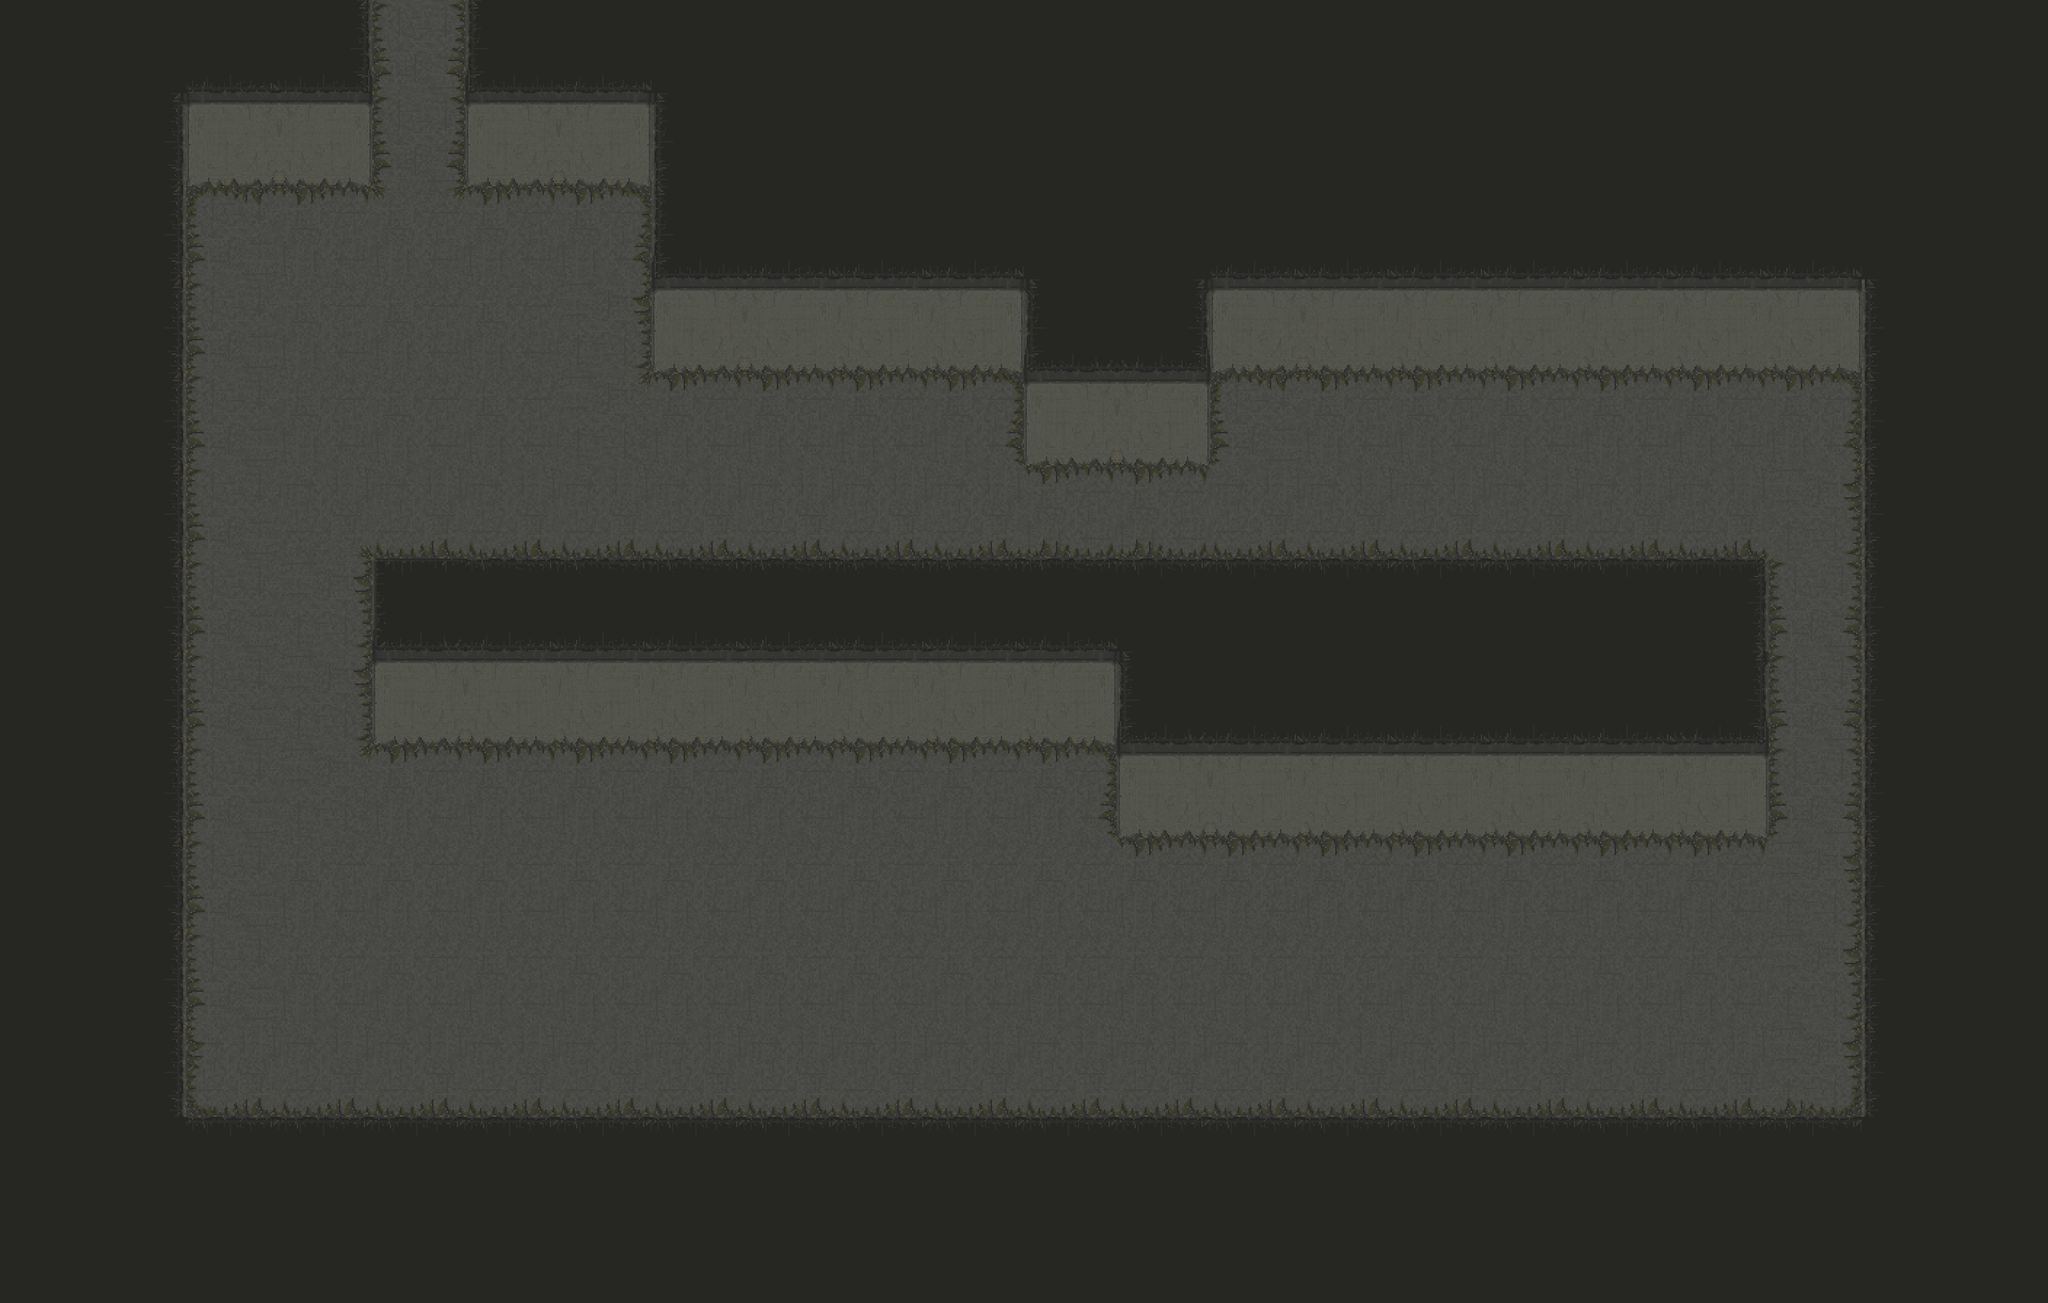

This game map was drawn from its Tiled (.tmx) file and the tilesets committed beside it. A one-line description and the trimmed map source follow:
An orthogonal 22x14 tile map with 128x128 px tiles, 6 tile layers (sol, decors, mur, decors-lumiere, ...), 3 tilesets and 37 objects (5x NPC_START, ZONE_1_3, PLAYER_START, TOWN_FOLK1, TOWN_FOLK2, ...).

<map version="1.2" tiledversion="1.2.2" orientation="orthogonal" renderorder="left-up" width="22" height="14" tilewidth="128" tileheight="128" infinite="0" nextlayerid="13" nextobjectid="47">
 <tileset firstgid="1" source="tileset/mur.tsx" />
 <tileset firstgid="49" source="tileset/sol.tsx" />
 <tileset firstgid="67" source="tileset/lampe3.tsx" />
 <layer id="1" name="sol" width="22" height="14">
  <data>[308 cells, 196 non-empty, 13 distinct tile ids]</data>
 </layer>
 <layer id="2" name="decors" width="22" height="14">
  <data>[308 cells, 0 non-empty, 0 distinct tile ids]</data>
 </layer>
 <layer id="3" name="mur" width="22" height="14">
  <data>[308 cells, 32 non-empty, 7 distinct tile ids]</data>
 </layer>
 <layer id="4" name="decors-lumiere" width="22" height="14">
  <data>[308 cells, 0 non-empty, 0 distinct tile ids]</data>
 </layer>
 <objectgroup id="5" name="objets" visible="0" />
 <layer id="6" name="calque64" width="22" height="14">
  <data>[308 cells, 0 non-empty, 0 distinct tile ids]</data>
 </layer>
 <layer id="7" name="toit" width="22" height="14">
  <data>[308 cells, 159 non-empty, 21 distinct tile ids]</data>
 </layer>
 <objectgroup id="8" name="objets-lumiere">
  <object id="37" x="959" y="431" />
  <object id="38" x="1128" y="434" />
  <object id="39" x="1325" y="433" />
  <object id="40" x="632" y="930" />
  <object id="41" x="851" y="931" />
  <object id="42" x="1227" y="930" />
  <object id="43" x="221" y="426" />
  <object id="44" x="224" y="910" />
  <object id="45" x="223" y="1354" />
  <object id="46" x="953" y="1606" />
 </objectgroup>
 <objectgroup id="9" name="MAP_COLLISION_LAYER">
  <object id="7" x="200" y="256" width="56" height="1320" />
  <object id="8" x="198" y="1580" width="2444" height="40" />
  <object id="9" x="2570" y="334" width="56" height="1246" />
  <object id="10" x="898" y="330" width="1664" height="178" />
  <object id="11" x="1410" y="510" width="26" height="126" />
  <object id="12" x="1438" y="596" width="224" height="40" />
  <object id="13" x="1624" y="510" width="38" height="86" />
  <object id="14" x="898" y="212" width="36" height="114" />
  <object id="15" x="132" y="210" width="762" height="46" />
  <object id="16" x="516" y="826" width="1918" height="194" />
  <object id="17" x="1542" y="1020" width="890" height="130" />
 </objectgroup>
 <objectgroup id="10" name="MAP_PORTAL_LAYER">
  <object id="5" name="ZONE_1_3" x="512" y="257.333" width="129.333" height="22.6667" />
 </objectgroup>
 <objectgroup id="11" name="MAP_SPAWNS_LAYER">
  <object id="6" name="PLAYER_START" x="510.667" y="314.667" width="130.667" height="44" />
  <object id="18" name="NPC_START" x="338.667" y="442.667" width="64" height="64" />
  <object id="20" name="NPC_START" x="708" y="432.667" width="64" height="64" />
  <object id="22" name="NPC_START" x="326.667" y="1346.67" width="64" height="64" />
  <object id="23" name="NPC_START" x="1538.67" y="1353.33" width="64" height="64" />
  <object id="24" name="NPC_START" x="2376" y="1374.67" width="64" height="64" />
  <object id="25" name="TOWN_FOLK1" x="552" y="1064" width="64" height="64" />
  <object id="28" name="TOWN_FOLK2" x="677.333" y="1064" width="64" height="64" />
  <object id="29" name="TOWN_FOLK3" x="812" y="1066.67" width="64" height="64" />
  <object id="30" name="TOWN_FOLK4" x="933.333" y="1069.33" width="64" height="64" />
  <object id="31" name="TOWN_FOLK5" x="1061.33" y="1069.33" width="64" height="64" />
  <object id="32" name="TOWN_MAGE" x="936" y="556" width="64" height="64" />
  <object id="33" name="TOWN_INNKEEPER" x="1074.67" y="561.333" width="64" height="64" />
  <object id="35" name="TOWN_BLACKSMITH" x="1217.33" y="560" width="64" height="64" />
 </objectgroup>
 <objectgroup id="12" name="MAP_QUEST_ITEM_SPAWN_LAYER">
  <object id="36" name="3" x="1234" y="1074" width="68" height="46">
   <properties>
    <property name="taskID" value="2" />
   </properties>
  </object>
 </objectgroup>
</map>
